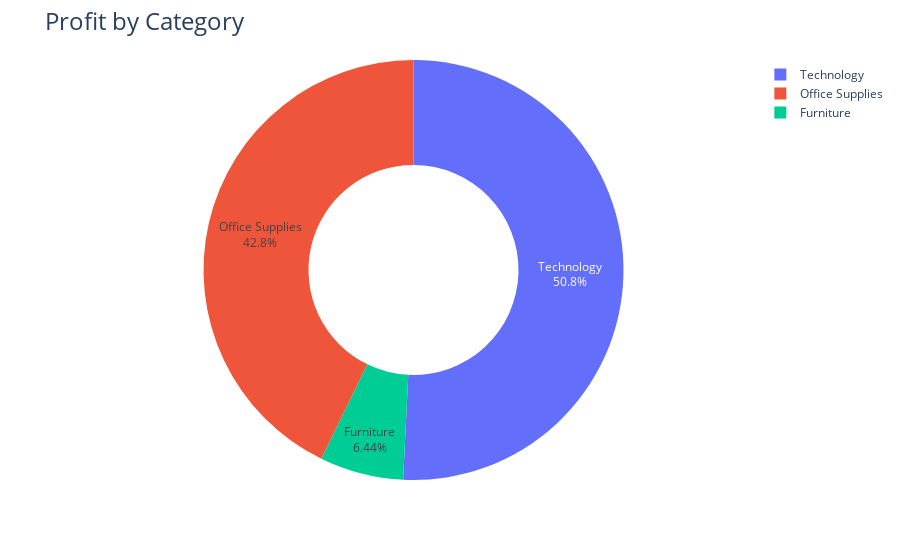

Write notebook code for a chart like this one.
### Code cell
fig = px.pie(profit_by_category,
            values='Profit',
            names='Category',
            hole=0.5)
fig.update_traces(textposition='inside', textinfo='percent+label')
fig.update_layout(title_text='Profit by Category',title_font=dict(size=24))
fig.show()

### Figure 1 — Plotly figure (JSON) as saved in the notebook; plotly's stock layout.template omitted (floating-point values rounded to 4 significant figures)
{"data": [{"domain": {"x": [0, 1], "y": [0, 1]}, "hole": 0.5, "hovertemplate": "Category=%{label}<br>Profit=%{value}<extra></extra>", "labels": ["Furniture", "Office Supplies", "Technology"], "legendgroup": "", "name": "", "showlegend": true, "textinfo": "percent+label", "textposition": "inside", "type": "pie", "values": [18450.0, 122500.0, 145500.0]}], "layout": {"legend": {"tracegroupgap": 0}, "margin": {"t": 60}, "title": {"font": {"size": 24}, "text": "Profit by Category"}}}
